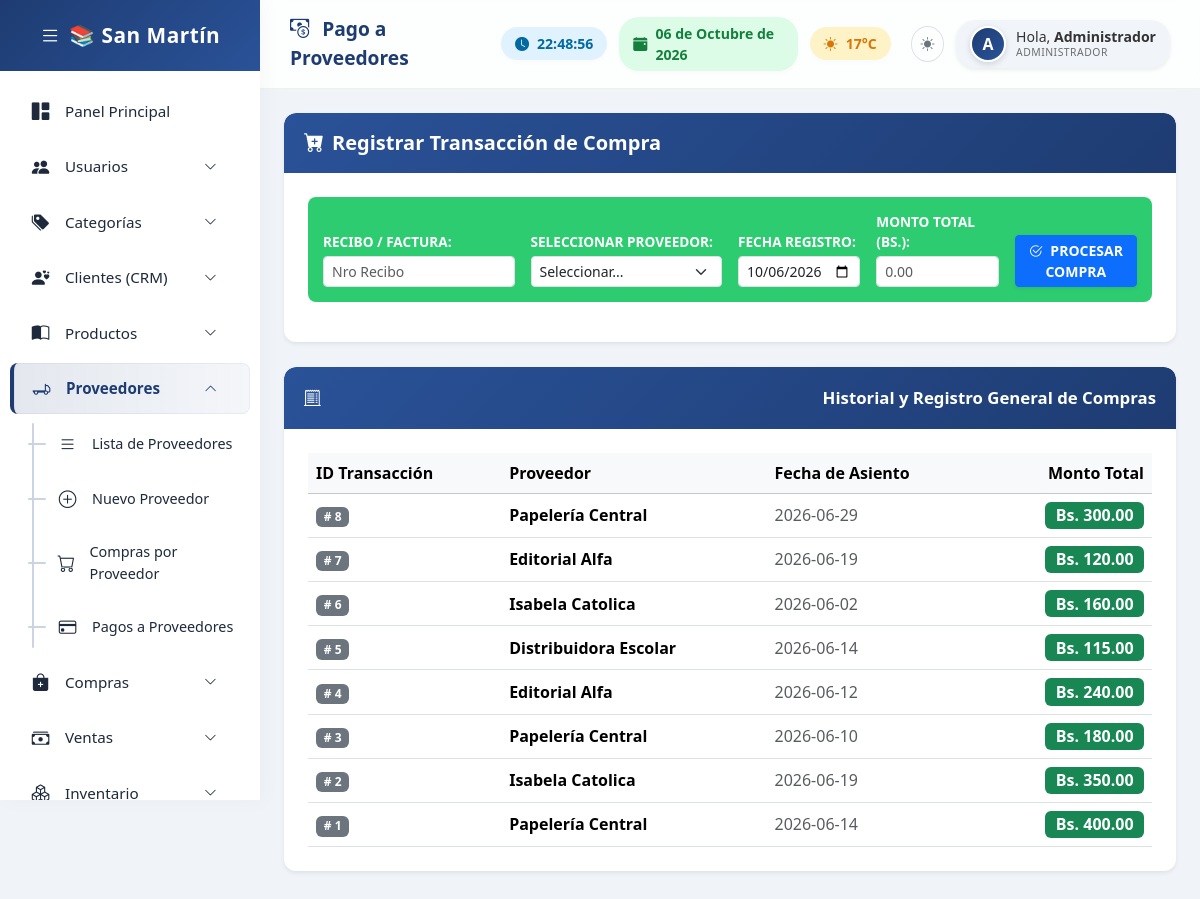
The page /proveedores/pago_proveedores.php (signed in) on the database its author committed.
### tables this page shows
CREATE TABLE `compras` (
  `id_compra` int(11) NOT NULL AUTO_INCREMENT,
  `proveedor_id` int(11) DEFAULT NULL,
  `nro_factura` varchar(50) DEFAULT NULL,
  `fecha` date DEFAULT NULL,
  `total` decimal(10,2) DEFAULT NULL,
  PRIMARY KEY (`id_compra`),
  KEY `proveedor_id` (`proveedor_id`),
  CONSTRAINT `compras_ibfk_1` FOREIGN KEY (`proveedor_id`) REFERENCES `proveedores` (`id_proveedor`)
);

CREATE TABLE `proveedores` (
  `id_proveedor` int(11) NOT NULL AUTO_INCREMENT,
  `nombre` varchar(150) DEFAULT NULL,
  `telefono` varchar(30) DEFAULT NULL,
  `direccion` varchar(255) DEFAULT NULL,
  `activo` tinyint(1) DEFAULT 1,
  PRIMARY KEY (`id_proveedor`)
);

### proveedores/pago_proveedores.php (the view, shortened to what this page needs)
<?php
$compras = mysqli_query($conexion, "SELECT c.*, p.nombre FROM compras c INNER JOIN proveedores p ON c.proveedor_id = p.id_proveedor ORDER BY c.id_compra DESC");
?>
<!DOCTYPE html>
<html lang="es">
<head>
    <link href="https://cdn.jsdelivr.net/npm/bootstrap@5.3.3/dist/css/bootstrap.min.css" rel="stylesheet">
    <link rel="stylesheet" href="https://cdn.jsdelivr.net/npm/bootstrap-icons@1.11.3/font/bootstrap-icons.min.css">
<link rel="stylesheet" href="/includes/base.css">
</head>
<body>
<?php $base_path = '../'; include '../includes/sidebar.php'; ?>
<div class="main-content">
    <div class="topbar">
        <div class="topbar-title"><i class="bi bi-cash-coin me-2"></i> Pago a Proveedores</div>
        <div class="topbar-widgets">
            <div class="widget-box widget-time"><i class="bi bi-clock-fill me-2"></i> <span id="live-clock">00:00:00</span></div>
            <div class="widget-box widget-date"><i class="bi bi-calendar-event-fill me-2"></i> <span id="live-date">--/--/----</span></div>
            <div class="widget-box widget-weather"><i class="bi bi-sun-fill me-2"></i> <span>17°C</span></div>
            <div class="user-profile shadow-sm">
    <div class="profile-avatar-wrap"><?php if(!empty($_SESSION["imagen"])): ?><img src="../assets/uploads/usuarios/<?php echo $_SESSION["imagen"]; ?>" class="profile-avatar"><?php else: ?><div class="profile-avatar-inicial"><?php echo strtoupper(substr($_SESSION["nombre"],0,1)); ?></div><?php endif; ?></div>
    <div class="profile-info">
        <div class="profile-name">Hola, <strong><?php echo $_SESSION["nombre"]; ?></strong></div>
        <div class="profile-role"><?php echo $_SESSION["rol"]; ?></div>
    </div>
</div>        </div>
    </div>
    <div class="container-fluid p-4">
        <div class="panel-custom shadow-sm">
            <div class="panel-custom-header">
                <h5 class="m-0 fw-bold text-white"><i class="bi bi-cart-plus-fill me-2"></i>Registrar Transacción de Compra</h5>
            </div>
            <div class="panel-custom-body p-4">
                <form action="../compras/guardar.php" method="POST">
                    <div class="barra-herramientas mb-3">
                        <div class="row g-3 align-items-end">
                            <div class="col-md-3">
                                <label class="form-label">Recibo / Factura:</label>
                                <input type="text" name="nro_recibo" class="form-control form-control-sm" placeholder="Nro Recibo">
                            </div>
                            <div class="col-md-3">
                                <label class="form-label">Seleccionar Proveedor:</label>
                                <select name="proveedor_id" class="form-select form-select-sm" required>
                                    <option value="" disabled selected>Seleccionar...</option>
                                </select>
                            </div>
                            <div class="col-md-2">
                                <label class="form-label">Fecha Registro:</label>
                                <input type="date" name="fecha" class="form-control form-control-sm" value="<?php echo date('Y-m-d'); ?>" required>
                            </div>
                            <div class="col-md-2">
                                <label class="form-label">Monto Total (Bs.):</label>
                                <input type="number" step="0.01" name="total" class="form-control form-control-sm" placeholder="0.00" required>
                            </div>
                            <div class="col-md-2 text-end">
                                <button type="submit" name="guardar" class="btn btn-primary btn-sm w-100 fw-bold shadow-sm">
                                    <i class="bi bi-check2-circle me-1"></i> PROCESAR COMPRA
                                </button>
                            </div>
                        </div>
                    </div>
                </form>
            </div>
        </div>
        <div class="panel-custom shadow-sm">
            <div class="panel-custom-header">
                <i class="bi bi-receipt-cutoff me-2"></i> <span class="menu-text"> Historial y Registro General de Compras</span>
            </div>
            <div class="panel-custom-body p-4">
                <div class="table-responsive">
                    <table class="table table-hover align-middle mb-0">
                        <thead>
                            <tr class="table-light">
                                <th>ID Transacción</th>
                                <th>Proveedor</th>
                                <th>Fecha de Asiento</th>
                                <th class="text-end">Monto Total</th>
                            </tr>
                        </thead>
                        <tbody>
                            <?php while($fila=mysqli_fetch_assoc($compras)){ ?>
                            <tr>
                                <td><span class="badge bg-secondary fw-bold"># <?php echo $fila['id_compra']; ?></span></td>
                                <td><strong><?php echo $fila['nombre']; ?></strong></td>
                                <td><span class="text-muted"><?php echo $fila['fecha']; ?></span></td>
                                <td class="text-end"><span class="badge bg-success fs-6">Bs. <?php echo number_format($fila['total'], 2); ?></span></td>
                            </tr>
                            <?php } ?>
                        </tbody>
                    </table>
                </div>
            </div>
        </div>
    </div>
</div>
</body>
</html>

### includes/base.css (style rules this page uses)
:root { --body-bg:#f0f3f8;--sidebar-bg:#fff;--sidebar-text:#1e293b;--sidebar-hover-bg:#e2e8f0;--sidebar-accent:#1e3c72;--sidebar-active-bg:linear-gradient(90deg,rgba(30,60,114,0.12),rgba(42,82,152,0.05));--sidebar-brand-bg:linear-gradient(135deg,#1e3c72,#2a5298);--topbar-bg:rgba(255,255,255,0.85);--panel-bg:#fff;--panel-header-bg:linear-gradient(135deg,#2a5298,#1e3c72);--profile-bg:#f1f5f9;--profile-text:#333;--sub-item-active-bg:#eef2ff;--scrollbar-thumb:rgba(0,0,0,0.12);--scrollbar-thumb-hover:rgba(0,0,0,0.25);--collapse-line:#cbd5e1;--collapse-dash:#94a3b8;--border-color:rgba(0,0,0,0.05);--form-bg:#fff;--form-text:#1e293b;--form-border:#d1d5db;--form-focus-border:#60a5fa;--input-group-bg:#f1f5f9;--card-bg:#fff; }
body { background:var(--body-bg);font-family:'Segoe UI',sans-serif;margin:0;overflow-x:hidden; }
.main-content { margin-left:260px;min-height:100vh;transition:all 0.3s ease; }
.topbar { background:var(--topbar-bg);backdrop-filter:blur(10px);-webkit-backdrop-filter:blur(10px);padding:15px 30px;display:flex;justify-content:space-between;align-items:center;border-bottom:1px solid var(--border-color);position:sticky;top:0;z-index:999; }
.topbar-title { font-size:1.2rem;font-weight:600;color:var(--sidebar-accent); }
.topbar-widgets { display:flex;align-items:center;gap:12px; }
.widget-box { padding:6px 14px;border-radius:20px;font-size:0.88rem;font-weight:600;display:flex;align-items:center;box-shadow:0 2px 6px rgba(0,0,0,0.02); }
.widget-time { background:#e0f2fe;color:#0369a1; }
.widget-date { background:#dcfce7;color:#15803d; }
.widget-weather { background:#fef3c7;color:#d97706; }
.user-profile { display:flex;align-items:center;background:var(--profile-bg);padding:6px 14px;border-radius:20px;font-size:0.9rem;color:var(--profile-text); }
.profile-avatar-wrap { flex-shrink:0;margin-right:10px;display:flex;align-items:center; }
.profile-avatar-inicial { width:36px;height:36px;border-radius:50%;background:linear-gradient(135deg,#1e3c72,#2a5298);color:#fff;display:flex;align-items:center;justify-content:center;font-weight:700;font-size:1rem;border:2px solid #fff;box-shadow:0 2px 6px rgba(0,0,0,0.15); }
.profile-info { display:flex;flex-direction:column;line-height:1.2; }
.profile-name { font-size:0.88rem;white-space:nowrap; }
.profile-role { font-size:0.65rem;text-transform:uppercase;letter-spacing:0.5px;opacity:0.7;white-space:nowrap; }
.panel-custom { border:none;border-radius:12px;background:var(--panel-bg);box-shadow:0 4px 15px rgba(0,0,0,0.02);margin-bottom:30px;animation:fadeInUp 0.5s ease-in-out;overflow:hidden; }
.panel-custom-header { padding:20px;font-size:1.05rem;font-weight:600;color:#fff;border-radius:12px 12px 0 0;background:var(--panel-header-bg); }
.panel-custom-body { padding:20px; }

### rows shown on the page
compras: id_compra "8", proveedor.nombre "Papelería Central", fecha "2026-06-29", total "300.00"
compras: id_compra "7", proveedor.nombre "Editorial Alfa", fecha "2026-06-19", total "120.00"
compras: id_compra "6", proveedor.nombre "Isabela Catolica", fecha "2026-06-02", total "160.00"
compras: id_compra "5", proveedor.nombre "Distribuidora Escolar", fecha "2026-06-14", total "115.00"
compras: id_compra "4", proveedor.nombre "Editorial Alfa", fecha "2026-06-12", total "240.00"
compras: id_compra "3", proveedor.nombre "Papelería Central", fecha "2026-06-10", total "180.00"
compras: id_compra "2", proveedor.nombre "Isabela Catolica", fecha "2026-06-19", total "350.00"
compras: id_compra "1", proveedor.nombre "Papelería Central", fecha "2026-06-14", total "400.00"

### other values the page prints
substr($_SESSION["nombre"],0,1) "A"
$_SESSION["nombre"] "Administrador"
$_SESSION["rol"] "ADMINISTRADOR"
